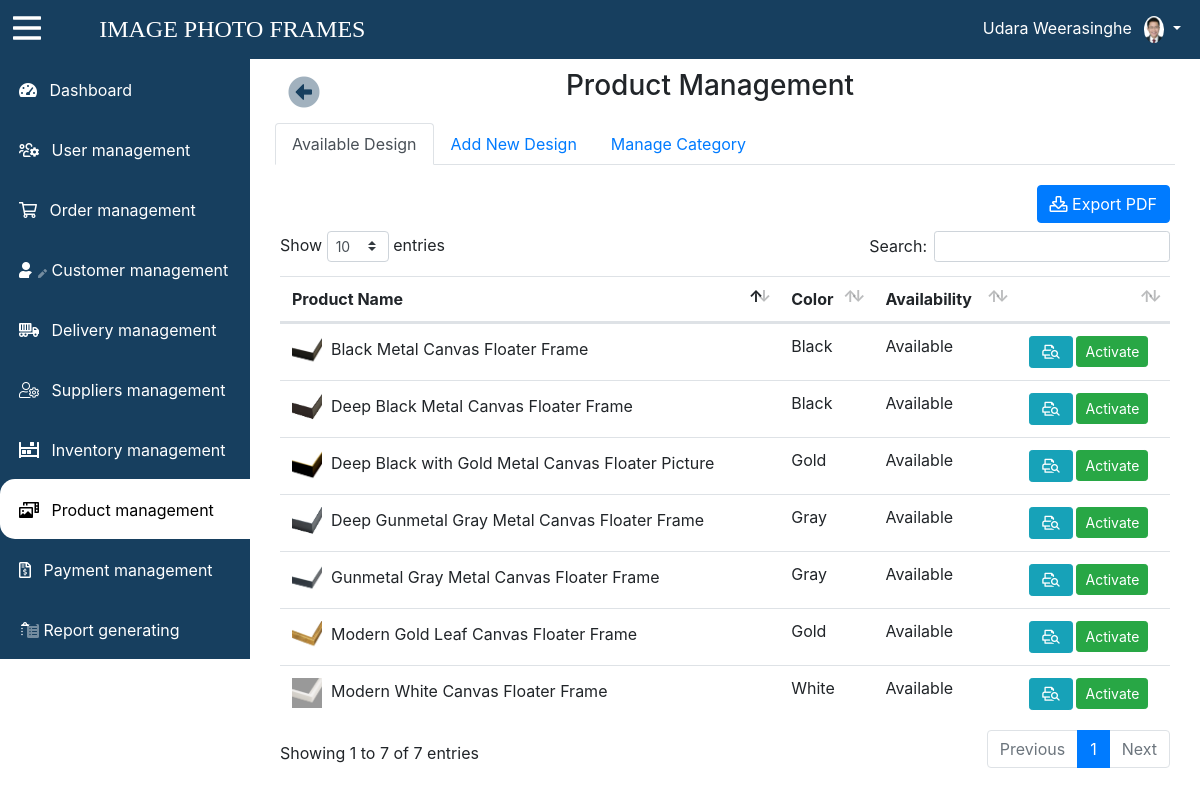
The page /app/view/product.php (signed in) on the database its author committed.
### tables this page shows
CREATE TABLE `module` (
  `module_id` int(11) NOT NULL,
  `module_name` varchar(30) NOT NULL,
  `module_class` text NOT NULL,
  `module_url` text NOT NULL
);

CREATE TABLE `product` (
  `product_id` varchar(20) NOT NULL,
  `product_name` varchar(50) NOT NULL,
  `product_code` text NOT NULL,
  `material_id` varchar(20) NOT NULL,
  `product_color` varchar(20) NOT NULL,
  `product_img_1` text NOT NULL,
  `product_img_2` text NOT NULL,
  `sub_cat_id` varchar(20) NOT NULL,
  `product_status` int(11) NOT NULL DEFAULT '1'
);

### app/model/module-model.php (called while the page is built, shortened)
<?php
class Module{
    public function  getAllModules(){
        $con=$GLOBALS['con'];
        $sql="SELECT * FROM module";
        $results = $con->query($sql);
        return $results;
    }
}

### app/model/product-model.php (called while the page is built, shortened)
<?php
class Product{
      public function  getAllProduct(){
        $con=$GLOBALS['con'];
        $sql="SELECT * FROM product";
        $results = $con->query($sql) or die($con->error);
        return $results;
    }
}

### app/view/product.php (the view, shortened to what this page needs)
<html>
    <head>
        <link type="text/css" rel="stylesheet" href="../../bootstrap/css/bootstrap.css">
        <link rel="stylesheet" type="text/css" href="../../DataTables-1.10.22/css/dataTables.bootstrap4.css"/>
        <link rel="stylesheet" href="../../fontawesome-pro-5.13.0-web/css/all.css">
        <link type="text/css" rel="stylesheet" href="../../css/style.css">
        <?php include_once '../../commons/dbConnection.php';
        include '../model/module-model.php';
            $moduleObj = new Module();
            $moduleResult=$moduleObj->getAllModules();
        include '../model/product-model.php';
            $productObj=new Product();
            $productResult=$productObj->getAllProduct();
                ?>
    </head>
    <body>
        <?php include 'dashboard-header.php'; ?>
        <div style="flex-wrap: wrap; display: flex;">
            <div id="sidemenu" class="sidemenu">
                <a href="dashboard.php" style="text-decoration: none;">
                    <div class="module module">
                        <i class="fas fa-tachometer-alt-fast">&nbsp;&nbsp;</i>
                         <span class="module-name">Dashboard</span>
                    </div>
                </a>
                <?php
                 while ($row=$moduleResult->fetch_assoc()){
                                  ?>
                <a href="<?php echo $row["module_url"]; ?>" style="text-decoration: none;">
                    <div class="module <?php
                            if($row["module_id"]=='7'){
                                echo 'module-active';
                            }
                            ?>">
                        <i class="<?php echo $row["module_class"]; ?> ">&nbsp;&nbsp;</i>
                         <span class="module-name"> <?php echo $row["module_name"];?> </span>
                    </div>
                </a>
                 <?php }?>
            </div>
            <div class="dashbord-body" id="dashbord-body" style="padding: 10px;">
                <div class="row container-fluid">
                    <div class="col-sm-2">
                        <button class="btn" onclick="history.go(-1);"><i style="color: #173F5F;" class="fad fa-arrow-alt-circle-left fa-2x"></i></button>
                    </div>
                    <div class="col-sm-8">
                        <h3 style="text-align: center; margin-bottom: 20px;">Product Management</h3>
                    </div>
                    <div class="col-sm-2">
                    </div>
                </div>
                <div class="row" style="margin: 0px;">
                    <div class="col-md-12">
                        <ul class="nav nav-tabs">
                            <li class="nav-item">
                                <a class="nav-link active" href="product.php">Available Design</a>
                            </li>
                            <li class="nav-item">
                                <a class="nav-link" href="add-design.php">Add New Design</a>
                            </li>
                            <li class="nav-item">
                                <a class="nav-link" href="category.php">Manage Category</a>
                            </li>
                        </ul>
                    </div>
                </div>
                <div  style="padding: 20px;">
                    <div class="row">
                        <div class="col-6"></div>
                        <div class="col-6 mb-2" style="text-align: right">
                            <a href="report-all-product.php" class="btn btn-primary"><i class="far fa-download"></i>&nbsp;Export PDF</a>
                        </div>
                    </div>
                    <table id="product_tbl" class="table table-hover">
                        <thead>
                            <tr>
                                <th>Product Name</th>
                                <th>Color</th>
                                <th>Availability</th>
                                <th></th>
                            </tr>
                        </thead>
                        <tbody>
                            <?php while ($prow=$productResult->fetch_assoc()) {
                                ?>
                            <tr>
                                <td><img width="30px" height="30px" src="../../images/design_image/<?php echo $prow['product_img_1']; ?>">&nbsp;&nbsp;<?php echo $prow['product_name']; ?></td>
                                <td><?php echo $prow['product_color']; ?></td>
                                <td>
                                    <?php
                                    if($prow['product_status']==1){
                                        echo 'Available';
                                    } else {
                                        echo 'Not Available';
                                    }
                                    ?>
                                </td>
                                <th>
                                    <a href="view-product.php?pId=<?php echo $prow['product_id'] ?>" class="btn btn-sm btn-info"><i class="far fa-print-search" style="margin: 4px"></i></a>
                                    <?php
                                    if($prow['product_status']==1){
                                        ?>
                                        <a class="btn btn-sm btn-success">Activate</a>
                                    <?php
                                    } else {
                                        ?>
                                        <a class="btn btn-sm btn-danger">Deactivate</a>
                                        <?php
                                    }
                                    ?>
                                </th>
                            </tr>
                                <?php
                            }
                            ?>
                        </tbody>
                    </table>
                </div>
            </div>
        </div>
    </body>
</html>

### css/style.css (style rules this page uses)
.sidemenu { width: 250px; background-color: #173F5F; padding-bottom: 20px; height: 600px;; position: fixed; top: 59px; z-index: 1; overflow: scroll; }
.dashbord-body { width:calc(100% - 250px); height: 100vh; position: absolute; top: 59px; right: 0; padding: 10px 10px 10px 10px; }
.module { padding: 19px; border-radius: 15px 0 0 15px; color: white; height: 60px; }
.module-active { background-color: white; color: black; }

### rows shown on the page
module: module_name "User management"
module: module_name "Order management"
module: module_name "Customer management"
module: module_name "Delivery management"
module: module_name "Suppliers management"
module: module_name "Inventory management"
module: module_name "Product management"
module: module_name "Payment management"
module: module_name "Report generating"
product: product_img_1 (picture), product_name "Deep Gunmetal Gray Metal Canvas Floater Frame", product_color "Gray", product_status "Available"
product: product_img_1 (picture), product_name "Deep Black Metal Canvas Floater Frame", product_color "Black", product_status "Available"
product: product_img_1 (picture), product_name "Black Metal Canvas Floater Frame", product_color "Black", product_status "Available"
product: product_img_1 (picture), product_name "Gunmetal Gray Metal Canvas Floater Frame", product_color "Gray", product_status "Available"
product: product_img_1 (picture), product_name "Deep Black with Gold Metal Canvas Floater Picture", product_color "Gold", product_status "Available"
product: product_img_1 (picture), product_name "Modern Gold Leaf Canvas Floater Frame", product_color "Gold", product_status "Available"
product: product_img_1 (picture), product_name "Modern White Canvas Floater Frame", product_color "White", product_status "Available"
